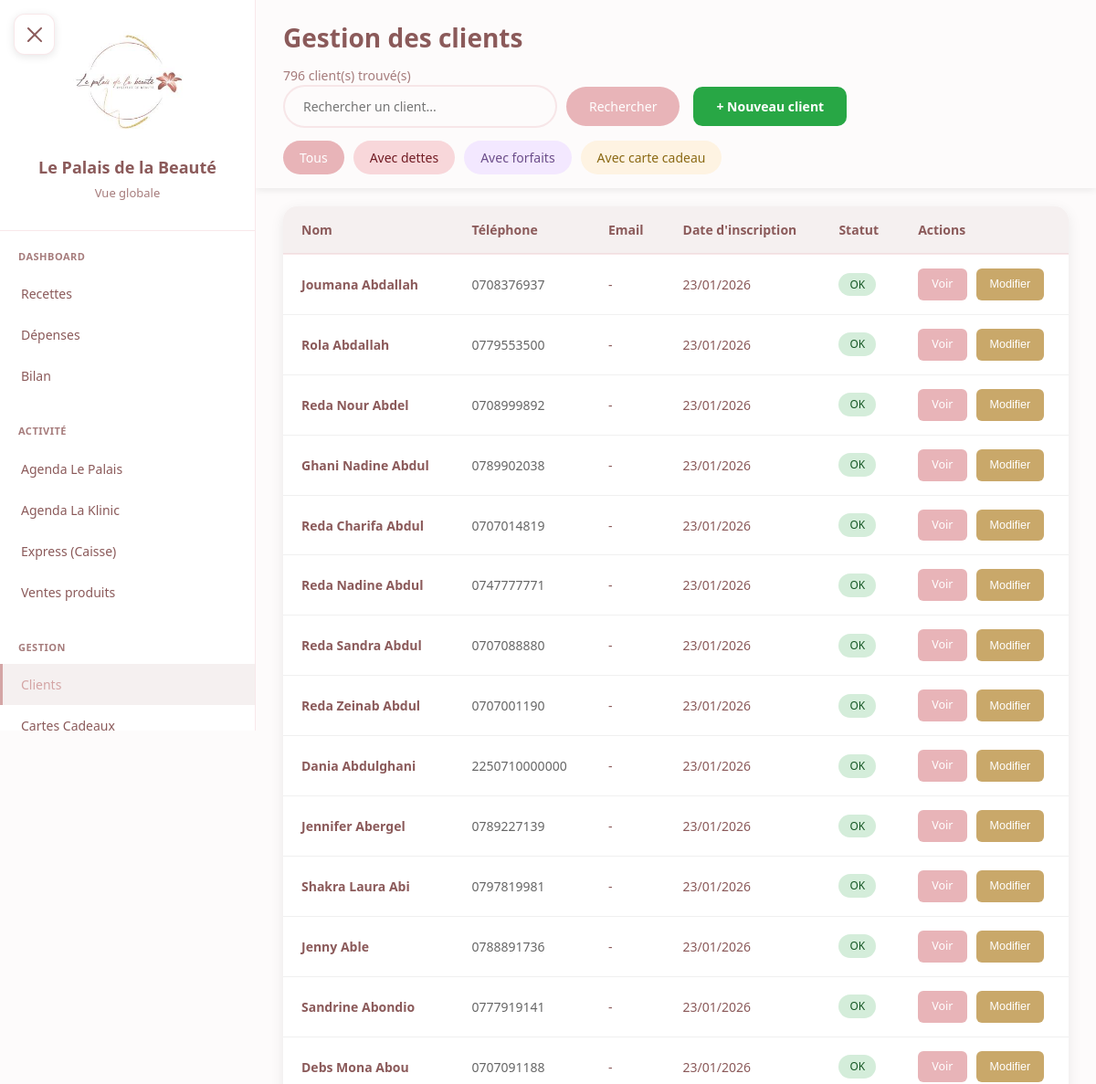
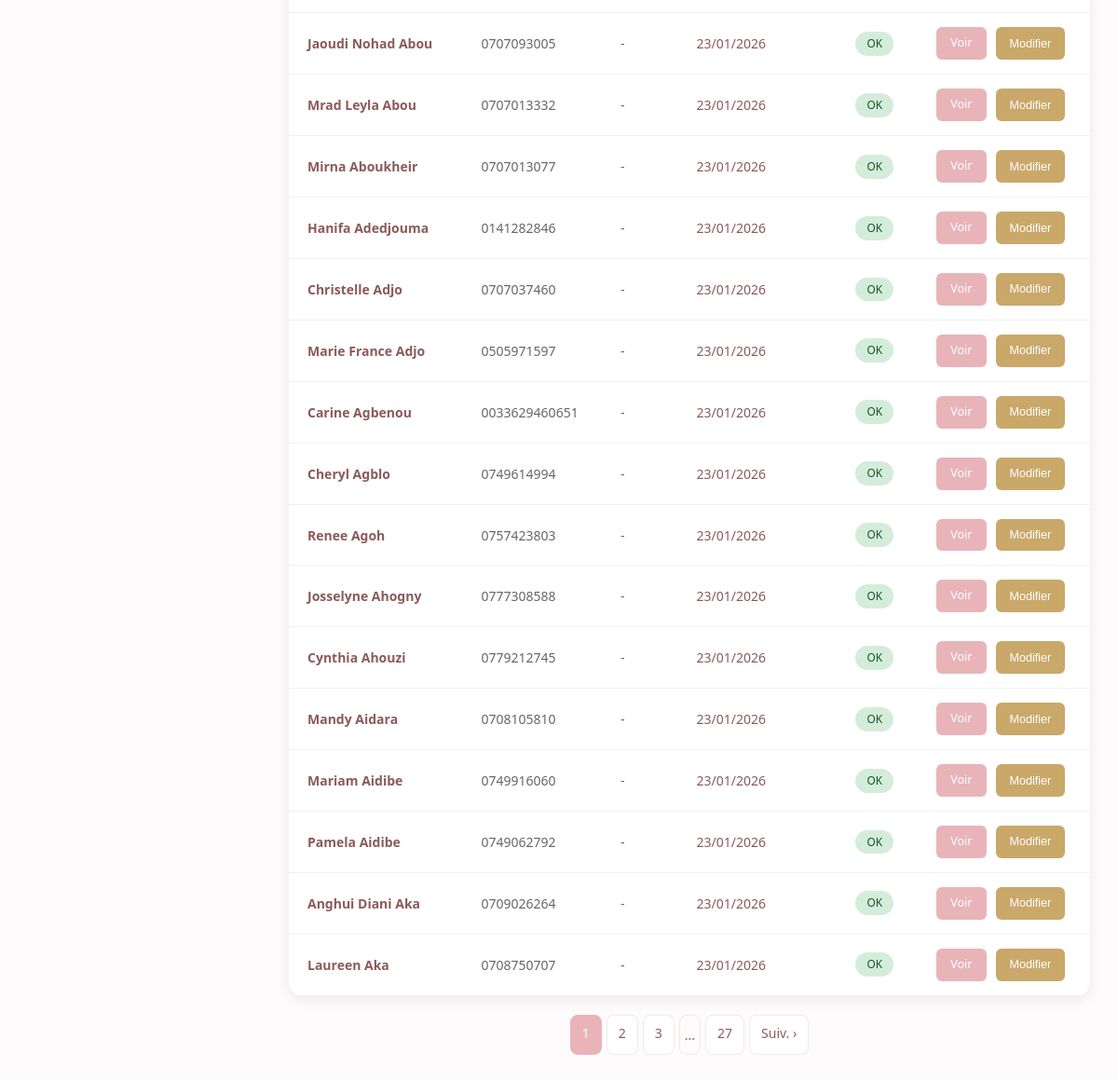
Screenshot of /clients/ (signed in) with the database file from the repository (2 pictures, top to bottom).
### core/models.py (models this page shows, shortened)
class Client(models.Model):
    SEXE_CHOICES = [
        ('F', 'Femme'),
        ('H', 'Homme'),
    ]
    nom = models.CharField(max_length=100)
    prenom = models.CharField(max_length=100)
    telephone = models.CharField(max_length=20, unique=True)
    email = models.EmailField(blank=True, null=True)
    sexe = models.CharField(max_length=1, choices=SEXE_CHOICES, default='F')
    date_naissance = models.DateField(blank=True, null=True)
    date_creation = models.DateTimeField(auto_now_add=True)
    notes = models.TextField(blank=True, null=True)  # Observations / notes libres
    actif = models.BooleanField(default=True)
    class Meta:
        verbose_name = "Client"
        verbose_name_plural = "Clients"
        ordering = ['nom', 'prenom']
    def get_full_name(self):
        return f"{self.prenom} {self.nom}"
    @property
    def credits_non_soldes(self):
        return Credit.objects.filter(client=self, solde=False).exists()

### core/views.py (the view)
# urls.py: path('clients/', views.clients_list, name='clients_list'),
@login_required
def clients_list(request):
    search = request.GET.get('search', '')
    filtre = request.GET.get('filtre', '')
    clients = Client.objects.all()
    if search:
        clients = clients.filter(
            Q(nom__icontains=search) |
            Q(prenom__icontains=search) |
            Q(telephone__icontains=search)
        )
    if filtre == 'dettes':
        clients_avec_dettes = Credit.objects.filter(solde=False).values_list('client_id', flat=True).distinct()
        clients = clients.filter(id__in=clients_avec_dettes)
    elif filtre == 'forfaits':
        clients_avec_forfaits = ForfaitClient.objects.filter(statut='actif').values_list('client_id', flat=True).distinct()
        clients = clients.filter(id__in=clients_avec_forfaits)
    elif filtre == 'cartes':
        clients_avec_cartes = CarteCadeau.objects.filter(statut='active').values_list('beneficiaire_id', flat=True).distinct()
        clients = clients.filter(id__in=clients_avec_cartes)
    clients = clients.order_by('-actif', 'nom', 'prenom')
    paginator = Paginator(clients, 30)
    page_number = request.GET.get('page')
    page_obj = paginator.get_page(page_number)
    return render(request, 'clients/liste.html', {
        'clients': page_obj,
        'page_obj': page_obj,
        'search': search,
        'filtre': filtre,
    })

### core/models.py (called while the page is built)
    def is_patron(self):
        return self.role == 'patron'

### templates/clients/liste.html (shortened to what this page needs)
{% extends 'base.html' %}
{% block content %}
<div class="sticky-header">
    <div class="clients-header">
        <div>
            <h1 class="page-title">Gestion des clients</h1>
            <p class="page-subtitle">{{ page_obj.paginator.count }} client(s) trouvé(s)</p>
        </div>
        <div style="display: flex; gap: 15px; align-items: center; flex-wrap: wrap;">
            <form method="get" class="search-box">
                <input type="text" name="search" value="{{ search }}" placeholder="Rechercher un client...">
                <button type="submit">Rechercher</button>
            </form>
            <button class="btn-nouveau" onclick="ouvrirModalClient()">
                + Nouveau client
            </button>
        </div>
    </div>
    <div style="display: flex; gap: 10px; flex-wrap: wrap; margin-top: 14px;">
        <a href="?{% if search %}search={{ search }}{% endif %}"
           class="btn-filtre" style="{% if not filtre %}background: var(--primary); color: white;{% else %}background: #f0f0f0; color: #666;{% endif %}">
            Tous
        </a>
        <a href="?filtre=dettes{% if search %}&search={{ search }}{% endif %}"
           class="btn-filtre" style="{% if filtre == 'dettes' %}background: #dc3545; color: white;{% else %}background: #f8d7da; color: #721c24;{% endif %}">
            Avec dettes
        </a>
        <a href="?filtre=forfaits{% if search %}&search={{ search }}{% endif %}"
           class="btn-filtre" style="{% if filtre == 'forfaits' %}background: #9b59b6; color: white;{% else %}background: #f3e8ff; color: #6b4d8a;{% endif %}">
            Avec forfaits
        </a>
        <a href="?filtre=cartes{% if search %}&search={{ search }}{% endif %}"
           class="btn-filtre" style="{% if filtre == 'cartes' %}background: #c9a86a; color: white;{% else %}background: #fef3e2; color: #8b6914;{% endif %}">
            Avec carte cadeau
        </a>
    </div>
</div>
<div class="clients-table-container">
    {% if clients %}
    <table class="clients-table">
        <thead>
            <tr>
                <th>Nom</th>
                <th>Téléphone</th>
                <th>Email</th>
                <th>Date d'inscription</th>
                <th>Statut</th>
                <th>Actions</th>
            </tr>
        </thead>
        <tbody>
            {% for client in clients %}
            <tr{% if not client.actif %} style="opacity: 0.5;"{% endif %}>
                <td>
                    <span class="client-name">{{ client.get_full_name }}</span>
                </td>
                <td>
                    <span class="client-phone">{{ client.telephone }}</span>
                </td>
                <td>{{ client.email|default:"-" }}</td>
                <td>{{ client.date_creation|date:"d/m/Y" }}</td>
                <td>
                    {% if not client.actif %}
                        <span class="client-badge" style="background: #6c757d; color: white;">Inactif</span>
                    {% elif client.credits_non_soldes %}
                        <span class="client-badge dette">Dette</span>
                    {% else %}
                        <span class="client-badge actif">OK</span>
                    {% endif %}
                </td>
                <td>
                    <div class="client-actions">
                        <a href="{% url 'core:client_detail' client.id %}" class="btn-action btn-voir">Voir</a>
                        {% if request.user.utilisateur.is_patron %}
                        <button class="btn-action btn-modifier" onclick="ouvrirModalClient({{ client.id }}, '{{ client.nom|escapejs }}', '{{ client.prenom|escapejs }}', '{{ client.telephone }}', '{{ client.email|default:""|escapejs }}', '{{ client.date_naissance|default:"" }}', '{{ client.notes|default:""|escapejs }}')">Modifier</button>
                        {% endif %}
                    </div>
                </td>
            </tr>
            {% endfor %}
        </tbody>
    </table>
    {% else %}
    <div class="empty-state">
        <div class="empty-state-icon">👥</div>
        <h3>Aucun client trouvé</h3>
        <p>{% if search %}Aucun résultat pour "{{ search }}"{% else %}Commencez par ajouter votre premier client{% endif %}</p>
    </div>
    {% endif %}
</div>
{% if page_obj.paginator.num_pages > 1 %}
<div class="pagination">
    {% for num in page_obj.paginator.page_range %}
        {% if page_obj.number == num %}
        <span class="current">{{ num }}</span>
        {% elif num > page_obj.number|add:"-3" and num < page_obj.number|add:"3" %}
        <a href="?page={{ num }}{% if search %}&search={{ search }}{% endif %}{% if filtre %}&filtre={{ filtre }}{% endif %}">{{ num }}</a>
        {% elif num == 1 or num == page_obj.paginator.num_pages %}
        <a href="?page={{ num }}{% if search %}&search={{ search }}{% endif %}{% if filtre %}&filtre={{ filtre }}{% endif %}">{{ num }}</a>
        {% elif num == 2 or num == page_obj.paginator.num_pages|add:"-1" %}
        <span style="padding: 10px 5px;">...</span>
        {% endif %}
    {% endfor %}
    {% if page_obj.has_next %}
    <a href="?page={{ page_obj.next_page_number }}{% if search %}&search={{ search }}{% endif %}{% if filtre %}&filtre={{ filtre }}{% endif %}">Suiv. &#8250;</a>
    {% endif %}
</div>
{% endif %}
{% endblock %}

### static/css/style.css (style rules this page uses)
.pagination { display: flex; gap: 5px; justify-content: center; margin-top: 20px; }
.pagination a, .pagination span { padding: 8px 12px; border: 1px solid var(--border); border-radius: 8px; color: var(--text-dark); text-decoration: none; transition: all 0.3s ease; }
.pagination .current { background: var(--primary); color: white; border-color: var(--primary); }

### rows the page displays
Client: get_full_name "Joumana Abdallah", telephone "0708376937", email "-", date_creation "23/01/2026", actif "OK"
Client: get_full_name "Rola Abdallah", telephone "0779553500", email "-", date_creation "23/01/2026", actif "OK"
Client: get_full_name "Reda Nour Abdel", telephone "0708999892", email "-", date_creation "23/01/2026", actif "OK"
Client: get_full_name "Ghani Nadine Abdul", telephone "0789902038", email "-", date_creation "23/01/2026", actif "OK"
Client: get_full_name "Reda Charifa Abdul", telephone "0707014819", email "-", date_creation "23/01/2026", actif "OK"
Client: get_full_name "Reda Nadine Abdul", telephone "0747777771", email "-", date_creation "23/01/2026", actif "OK"
Client: get_full_name "Reda Sandra Abdul", telephone "0707088880", email "-", date_creation "23/01/2026", actif "OK"
Client: get_full_name "Reda Zeinab Abdul", telephone "0707001190", email "-", date_creation "23/01/2026", actif "OK"
Client: get_full_name "Dania Abdulghani", telephone "2250710000000", email "-", date_creation "23/01/2026", actif "OK"
Client: get_full_name "Jennifer Abergel", telephone "0789227139", email "-", date_creation "23/01/2026", actif "OK"
Client: get_full_name "Shakra Laura Abi", telephone "0797819981", email "-", date_creation "23/01/2026", actif "OK"
Client: get_full_name "Jenny Able", telephone "0788891736", email "-", date_creation "23/01/2026", actif "OK"
Client: get_full_name "Sandrine Abondio", telephone "0777919141", email "-", date_creation "23/01/2026", actif "OK"
Client: get_full_name "Debs Mona Abou", telephone "0707091188", email "-", date_creation "23/01/2026", actif "OK"
Client: get_full_name "Jaoudi Nohad Abou", telephone "0707093005", email "-", date_creation "23/01/2026", actif "OK"
Client: get_full_name "Mrad Leyla Abou", telephone "0707013332", email "-", date_creation "23/01/2026", actif "OK"
Client: get_full_name "Mirna Aboukheir", telephone "0707013077", email "-", date_creation "23/01/2026", actif "OK"
Client: get_full_name "Hanifa Adedjouma", telephone "0141282846", email "-", date_creation "23/01/2026", actif "OK"
Client: get_full_name "Christelle Adjo", telephone "0707037460", email "-", date_creation "23/01/2026", actif "OK"
Client: get_full_name "Marie France Adjo", telephone "0505971597", email "-", date_creation "23/01/2026", actif "OK"
Client: get_full_name "Carine Agbenou", telephone "0033629460651", email "-", date_creation "23/01/2026", actif "OK"
Client: get_full_name "Cheryl Agblo", telephone "0749614994", email "-", date_creation "23/01/2026", actif "OK"
Client: get_full_name "Renee Agoh", telephone "0757423803", email "-", date_creation "23/01/2026", actif "OK"
Client: get_full_name "Josselyne Ahogny", telephone "0777308588", email "-", date_creation "23/01/2026", actif "OK"
Client: get_full_name "Cynthia Ahouzi", telephone "0779212745", email "-", date_creation "23/01/2026", actif "OK"
Client: get_full_name "Mandy Aidara", telephone "0708105810", email "-", date_creation "23/01/2026", actif "OK"
Client: get_full_name "Mariam Aidibe", telephone "0749916060", email "-", date_creation "23/01/2026", actif "OK"
Client: get_full_name "Pamela Aidibe", telephone "0749062792", email "-", date_creation "23/01/2026", actif "OK"
Client: get_full_name "Anghui Diani Aka", telephone "0709026264", email "-", date_creation "23/01/2026", actif "OK"
Client: get_full_name "Laureen Aka", telephone "0708750707", email "-", date_creation "23/01/2026", actif "OK"

### other values shown
{{ page_obj.paginator.count }} "796"
{{ num }} "1"
{{ num }} "2" "3"
{{ num }} "27"
